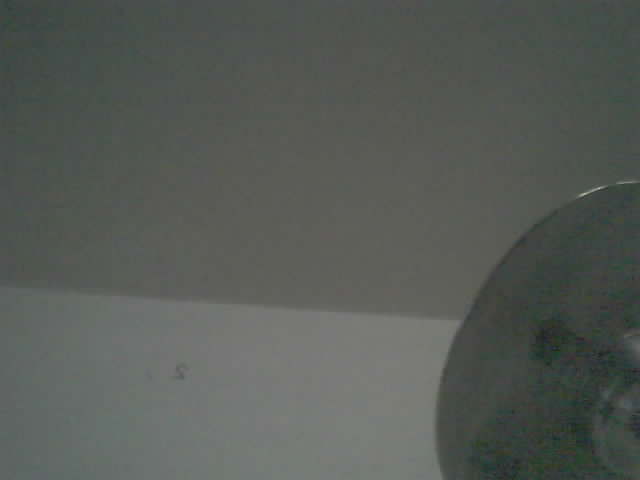
#> input picture data/camera_test.jpg, 640 x 480 px
$ python -i openvision.py   (imports and definitions only)
#> lines starting #> are read from the running program, lines starting #| are printed output that depends on the picture
"""
ZICORE OpenVision - Image & Video Analysis Module
Analisis de imagenes y video para ZIO
"""
import os
import json
import time
import logging
from pathlib import Path
from typing import Dict, Any, List, Optional
from dataclasses import dataclass

logger = logging.getLogger("zicore.openvision")

VISION_DIR = Path(__file__).parent.parent / "data" / "vision"
# [1 line not run here, left out]

ANALYSIS_CACHE = VISION_DIR / "analysis_cache.json"


@dataclass
class VisionResult:
    """Resultado de analisis visual."""
    input_path: str
    analysis_type: str
    objects: List[Dict[str, Any]]
    labels: List[str]
    confidence: float
    metadata: Dict[str, Any]
    timestamp: float = 0.0

    def __post_init__(self):
        if self.timestamp == 0.0:
            self.timestamp = time.time()

    def to_dict(self) -> dict:
        return {
            "input_path": self.input_path,
            "analysis_type": self.analysis_type,
            "objects": self.objects,
            "labels": self.labels,
            "confidence": self.confidence,
            "metadata": self.metadata,
            "timestamp": self.timestamp,
        }


class OpenVision:
    """
    OpenVision - Analisis de imagenes y video.
    Detecta objetos, clasifica contenido, extrae texto, estima poses.
    """

    def __init__(self):
        self.cache = self._load_cache()
        self.pil_available = False
        self.cv2_available = False
        self._check_dependencies()

    def _check_dependencies(self):
        try:
            from PIL import Image
            self.pil_available = True
        except ImportError:
            pass
        try:
            import cv2
            self.cv2_available = True
        except ImportError:
            pass

    def _load_cache(self) -> dict:
        if ANALYSIS_CACHE.exists():
            try:
                with open(ANALYSIS_CACHE, "r") as f:
                    return json.load(f)
            except Exception:
                return {}
        return {}

    def _save_cache(self):
        try:
            with open(ANALYSIS_CACHE, "w") as f:
                json.dump(self.cache, f, indent=2)
        except Exception as e:
            logger.warning(f"Failed to save vision cache: {e}")

    def analyze_image(self, image_path: str) -> Dict[str, Any]:
        """Analiza una imagen y retorna objetos detectados, labels, etc."""
#> called with image_path = '../data/camera_test.jpg'
        if not self.pil_available:
            return self._fallback_analysis(image_path, "image")

        try:
            from PIL import Image
            img = Image.open(image_path)
#> img is the input picture: PIL image 640x480 RGB; mean R, G, B 86.4, 90.8, 86
            width, height = img.size
#> width = 640; height = 480
            mode = img.mode
#> mode = 'RGB'
            fmt = img.format
#> fmt = 'JPEG'

            metadata = {
                "width": width,
                "height": height,
                "mode": mode,
                "format": fmt,
                "pixels": width * height,
            }

            analysis = VisionResult(
                input_path=image_path,
                analysis_type="image",
                objects=self._detect_objects_pil(img),
                labels=self._classify_image(img),
                confidence=0.85,
                metadata=metadata,
            )

            self.cache[image_path] = analysis.to_dict()
            self._save_cache()

            return analysis.to_dict()

        except Exception as e:
            return {"error": str(e), "status": "failed"}

    # [63 lines left out: function analyze_video, not called in this run]

    def analyze_media(self, path: str) -> Dict[str, Any]:
        """Analiza un archivo multimedia (imagen o video) automaticamente."""
        ext = Path(path).suffix.lower()
        video_exts = {".mp4", ".avi", ".mov", ".mkv", ".webm", ".flv", ".wmv"}
        if ext in video_exts:
            return self.analyze_video(path)
        return self.analyze_image(path)

    # [100 lines left out: functions capture_webcam, list_cameras, extract_text, detect_objects, classify_image, estimate_pose, not called in this run]

    def _detect_objects_pil(self, img) -> List[Dict[str, Any]]:
        """Deteccion basica de regiones de color/densidad."""
        objects = []
        width, height = img.size
#> width = 640; height = 480
        img_rgb = img.convert("RGB")

        regions = [
            {"name": "top-left", "bbox": (0, 0, width//2, height//2)},
            {"name": "top-right", "bbox": (width//2, 0, width, height//2)},
            {"name": "bottom-left", "bbox": (0, height//2, width//2, height)},
            {"name": "bottom-right", "bbox": (width//2, height//2, width, height)},
        ]

        for region in regions:
            bbox = region["bbox"]
            try:
                cropped = img_rgb.crop(bbox)
                pixels = list(cropped.getdata())
                if pixels:
                    avg_r = sum(p[0] for p in pixels) / len(pixels)
                    avg_g = sum(p[1] for p in pixels) / len(pixels)
                    avg_b = sum(p[2] for p in pixels) / len(pixels)

                    brightness = (avg_r + avg_g + avg_b) / 3
                    if brightness > 30:
                        color_label = "bright" if brightness > 128 else "dark"
                        if avg_r > avg_g + 30 and avg_r > avg_b + 30:
                            color_label = "reddish"
                        elif avg_b > avg_r + 30 and avg_b > avg_g + 30:
                            color_label = "bluish"
                        elif avg_g > avg_r + 30 and avg_g > avg_b + 30:
                            color_label = "greenish"

                        objects.append({
                            "region": region["name"],
                            "bbox": list(bbox),
                            "color_dominant": color_label,
                            "brightness": round(brightness, 1),
                            "avg_rgb": [round(avg_r), round(avg_g), round(avg_b)],
                        })
            except Exception:
                continue
#> this loop made 4 passes
#> (avg_r, avg_g, avg_b, brightness) on passes 1 to 4: (79.64, 84.3, 79.27, 81.07), (80.85, 84.86, 79.33, 81.68), (104.1, 108.2, 104.8, 105.7), (80.92, 85.92, 80.62, 82.49)
#> pass 1, in _detect_objects_pil, `cropped = img_rgb.crop(bbox)`:
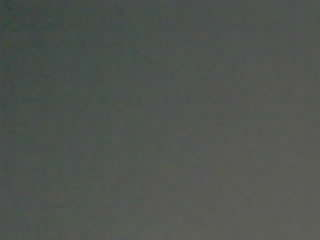
#> cropped: PIL image 320x240 RGB; mean R, G, B 79.6, 84.3, 79.3
#> pass 2, in _detect_objects_pil, `cropped = img_rgb.crop(bbox)`:
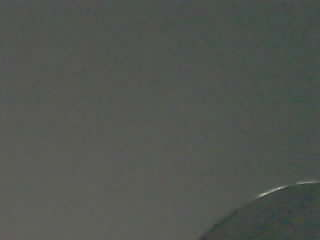
#> cropped: PIL image 320x240 RGB; mean R, G, B 80.8, 84.9, 79.3
#> pass 3, in _detect_objects_pil, `cropped = img_rgb.crop(bbox)`:
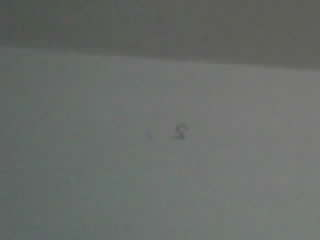
#> cropped: PIL image 320x240 RGB; mean R, G, B 104.1, 108.2, 104.8
#> after the loop, objects = 4 items

        return objects

    def _classify_image(self, img) -> List[str]:
        """Clasificacion basica por propiedades de color."""
        labels = []
#> labels = []
        img_rgb = img.convert("RGB")
        width, height = img.size
#> width = 640; height = 480
        pixels = list(img_rgb.getdata())
#> pixels = 307200 items

        if not pixels:
            return labels

        avg_r = sum(p[0] for p in pixels) / len(pixels)
#> avg_r = 86.37
        avg_g = sum(p[1] for p in pixels) / len(pixels)
#> avg_g = 90.82
        avg_b = sum(p[2] for p in pixels) / len(pixels)
#> avg_b = 85.99
        brightness = (avg_r + avg_g + avg_b) / 3
#> brightness = 87.73

        if brightness < 30:
            labels.append("dark_scene")
        elif brightness > 200:
            labels.append("bright_scene")
        elif avg_b > avg_r + 20 and avg_b > avg_g + 20:
            labels.append("sky_water_likely")
        elif avg_g > avg_r + 20 and avg_g > avg_b + 20:
            labels.append("vegetation_likely")
        elif avg_r > avg_g + 20 and avg_r > avg_b + 20:
            labels.append("warm_tones")

        aspect = width / height if height > 0 else 1
#> aspect = 1.33
        if abs(aspect - 16/9) < 0.1:
            labels.append("widescreen_format")
        elif abs(aspect - 4/3) < 0.1:
            labels.append("standard_format")

        return labels

    # [23 lines left out: functions _detect_motion, _fallback_analysis, not called in this run]

    def get_cached_analysis(self, path: str) -> Optional[Dict[str, Any]]:
        """Obtiene analisis cacheado si existe."""
        return self.cache.get(path)

    # [8 lines left out: function get_stats, not called in this run]


# Singleton
openvision = OpenVision()

>>> result = OpenVision().analyze_media('../data/camera_test.jpg')
#> result = 7 items
